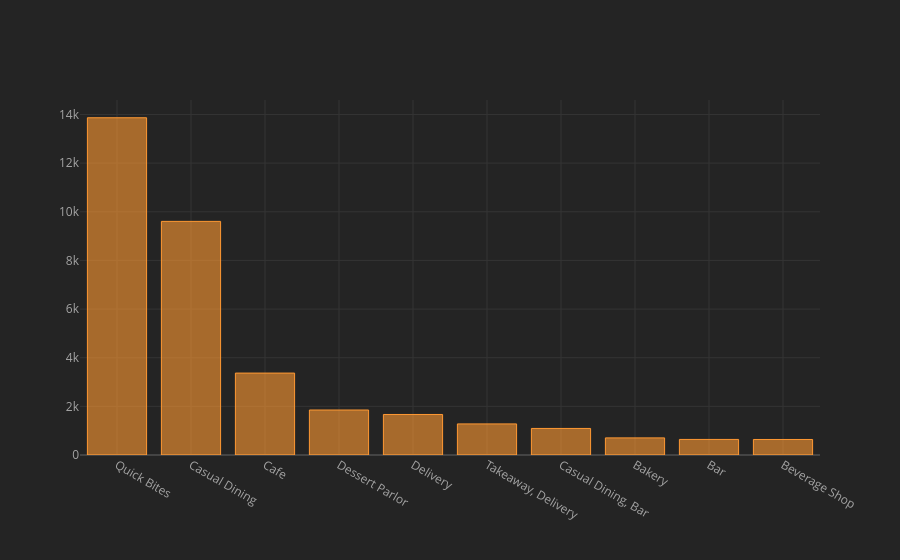

This figure's notebook cell:
### Markdown cell above
# Most Popular Restaurant types

### Code cell
df.rest_type.value_counts().head(10).iplot(kind="bar")

### Figure 1 — Plotly figure (JSON) as saved in the notebook; plotly's stock layout.template omitted (floating-point values rounded to 4 significant figures)
{"data": [{"marker": {"color": "rgba(255, 153, 51, 0.6)", "line": {"color": "rgba(255, 153, 51, 1.0)", "width": 1}}, "name": "count", "orientation": "v", "text": "", "type": "bar", "x": ["Quick Bites", "Casual Dining", "Cafe", "Dessert Parlor", "Delivery", "Takeaway, Delivery", "Casual Dining, Bar", "Bakery", "Bar", "Beverage Shop"], "y": [13866, 9605, 3368, 1850, 1666, 1278, 1092, 704, 640, 638]}], "layout": {"autosize": true, "legend": {"bgcolor": "#242424", "font": {"color": "#F4F4F4"}}, "paper_bgcolor": "#242424", "plot_bgcolor": "#242424", "title": {"font": {"color": "#F4F4F4"}}, "xaxis": {"autorange": true, "gridcolor": "#343434", "range": [-0.5, 9.5], "showgrid": true, "tickfont": {"color": "#A4A4A4"}, "title": {"font": {"color": "#A4A4A4"}, "text": ""}, "type": "category", "zerolinecolor": "#444444"}, "yaxis": {"autorange": true, "gridcolor": "#343434", "range": [0, 14600.0], "showgrid": true, "tickfont": {"color": "#A4A4A4"}, "title": {"font": {"color": "#A4A4A4"}, "text": ""}, "type": "linear", "zerolinecolor": "#444444"}}}
